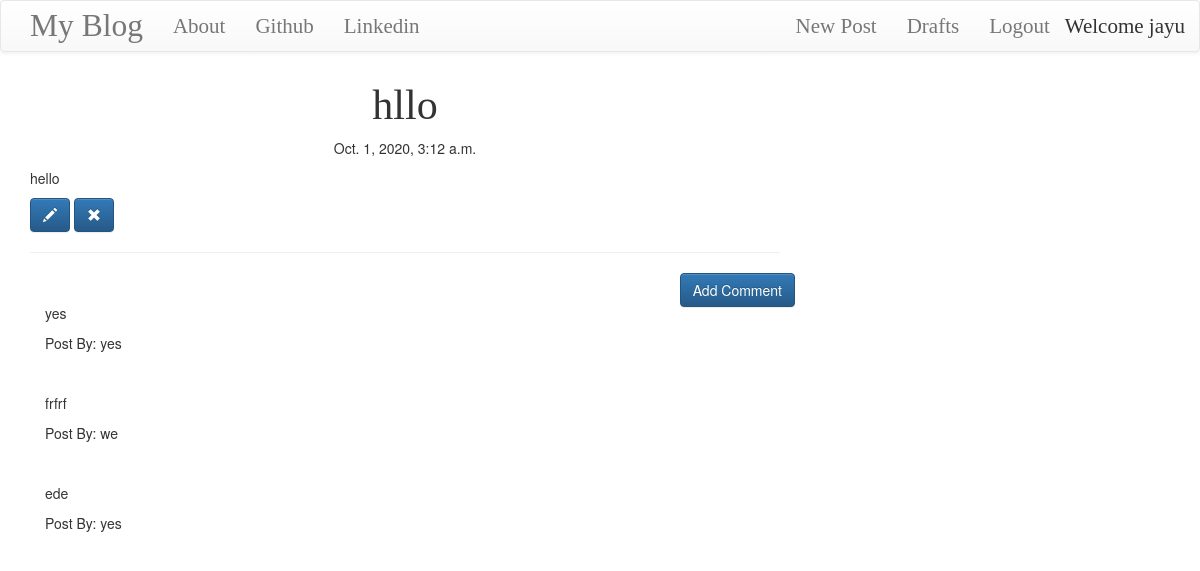
The app's page /post/7 (signed in) with its own data.
### blog/models.py (models this page shows, shortened)
class Post(models.Model):
	author = models.ForeignKey('auth.User', on_delete=models.DO_NOTHING)
	title = models.CharField(max_length = 200) #chars
	text = models.TextField()
	created_date = models.DateTimeField(default = timezone.now)
	published_date = models.DateTimeField(blank=True, null=True)

class Comment(models.Model):
	post = models.ForeignKey('blog.Post', related_name = 'comments', on_delete=models.DO_NOTHING)
	author = models.CharField(max_length=200)
	text = models.TextField()
	create_date = models.DateTimeField(default=timezone.now)
	approved_comments = models.BooleanField(default=False)

### blog/views.py (the view)
# urls.py: url(r'^post/(?P<pk>\d+)$', views.PostDetailView.as_view(), name='post_detail'),
class PostDetailView(DetailView):
	model = Post

### blog/templates/blog/post_detail.html (shortened to what this page needs)
{% extends "blog/base.html" %}
{% block content %}
	<h1 class="posttitle loader">{{post.title}}</h1>
	{% if post.published_date %}
	<div class="date postdate">
		{{ post.published_date }}
	</div>
	{%else%}
	<a class="btn btn-default" href="{% url 'post_publish' pk=post.pk %}">Publish</a>
	{%endif%}
<p class="postcontent">
{{ post.text|safe|linebreaksbr }}
</p>
{% if user.is_authenticated %}
	<a class="btn btn-primary" href="{% url 'post_edit' pk=post.pk%}">
		<span class="glyphicon glyphicon-pencil"></span>
	</a>
	<a class="btn btn-primary" href="{% url 'post_remove' pk=post.pk%}">
		<span class="glyphicon glyphicon-remove"></span>
	</a>
	{%endif%}
<hr>
<a class="btn btn-primary btn-comment" href="{% url 'add_comment_to_post' pk=post.pk %}">Add Comment </a>
<div class="container">
	{% for comment in post.comments.all  %}
	<br>
	{% if user.is_authenticated or comments.approved_comments %}
		 <p>{{comment.text|safe|linebreaks}}</p>
		 <p>Post By: {{ comment.author }}</p>
	{%endif%}
	{%empty%}
	<p> No Comments </p>
	{% endfor%}
</div>
{% endblock %}

### blog/templates/blog/base.html (shortened to what this page needs)
{% load static  %}
<!DOCTYPE html>
<html>
<head>
<link rel="stylesheet" href="//cdn.jsdelivr.net/npm/medium-editor@latest/dist/css/medium-editor.min.css" type="text/css" media="screen" charset="utf-8">
<link rel="stylesheet" href="https://maxcdn.bootstrapcdn.com/bootstrap/3.3.7/css/bootstrap.min.css">
<link rel="stylesheet" href="https://maxcdn.bootstrapcdn.com/bootstrap/3.3.7/css/bootstrap-theme.min.css">
<link rel="stylesheet" href="{% static 'css/blog.css' %}">
</head>
<body class="loader">
	<nav class="navbar navbar-default techfont custom-navbar">
		<div class="container">
			<ul class="nav navbar-nav">
			<li> <a class='navbar-brand bigbrand' href="{% url  'post_list' %}">My Blog</a></li>
			<li>  <a href="{% url  'about' %}">About</a> </li>
			<li>  <a href="www.google.com">Github</a> </li>
			<li>  <a href="www.linkedin">Linkedin</a> </li>
			</ul>
	<ul class="nav navbar-nav navbar-right">
				{% if user.is_authenticated %}
					<li><a href="{% url 'post_new' %}">New Post</a></li>
					<li><a href="{% url 'post_draft_list' %}">Drafts</a></li>
					<li><a href="{% url 'logout' %}">Logout</a></li>
					<li style="margin-top: 10px">Welcome {{user.username}}</li>
				{%else%}
	<li> <a class="nav navbar-right" href="{% url 'login' %}"></a><span class="glyphicon glyphicon-user"></span></li>
				{% endif %}
			</ul>
		</div>
	</nav>
	<div class="content container">
		<div class="row">
			<div class="col-md-8">
				<div class="blog_posts">
					{% block content %}
					{% endblock %}
				</div>
			</div>
		</div>
	</div>
</body>
</html>

### blog/static/css/blog.css (style rules this page uses)
.techfont { font-family: 'Russo One, sans-serif'; font-size:1.5em; margin-bottom:10px; }
.postdate { text-align: center; }
.posttitle { font-family: 'Russo One, sans-serif'; font-size:3em; text-align: center; }
.postcontent { font-family: 'Montserrat'; font-size:1.5em; }
.bigbrand { font-size: 1.5em; }
.btn-comment { position: absolute; right: 0px; }
.loader { filter:hue-rotate(0deg); color:linear-gradient(45deg,#0f8,#08f); animation:hue 10000ms infinite linear; }

### records on screen
Post: title "hllo", published_date "Oct. 1, 2020, 3:12 a.m.", text "hello"
Comment: text "yes", author "yes"
Comment: text "frfrf", author "we"
Comment: text "ede", author "yes"

### other values on screen
{{ user.username }} "jayu"
